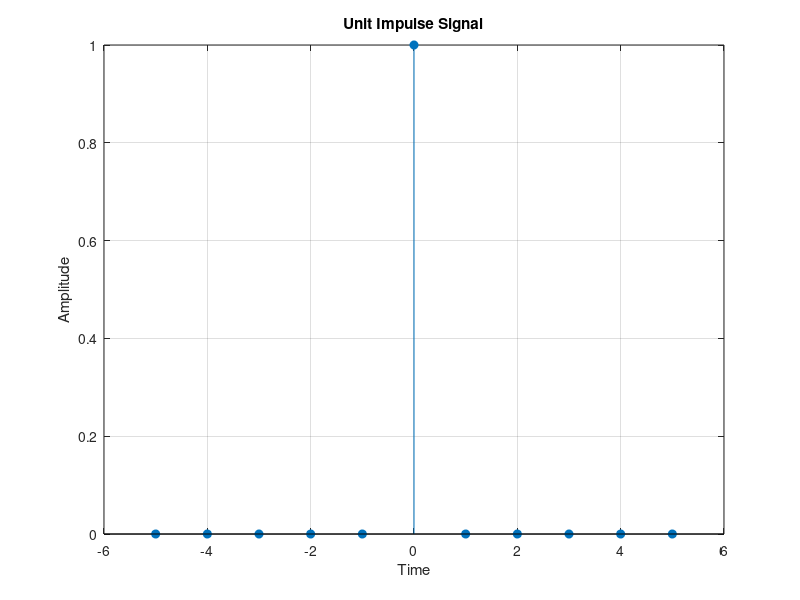
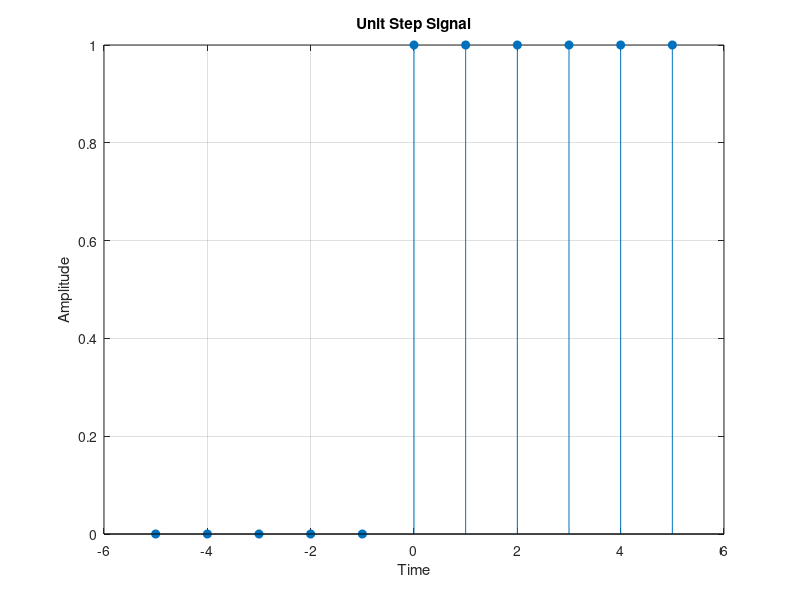
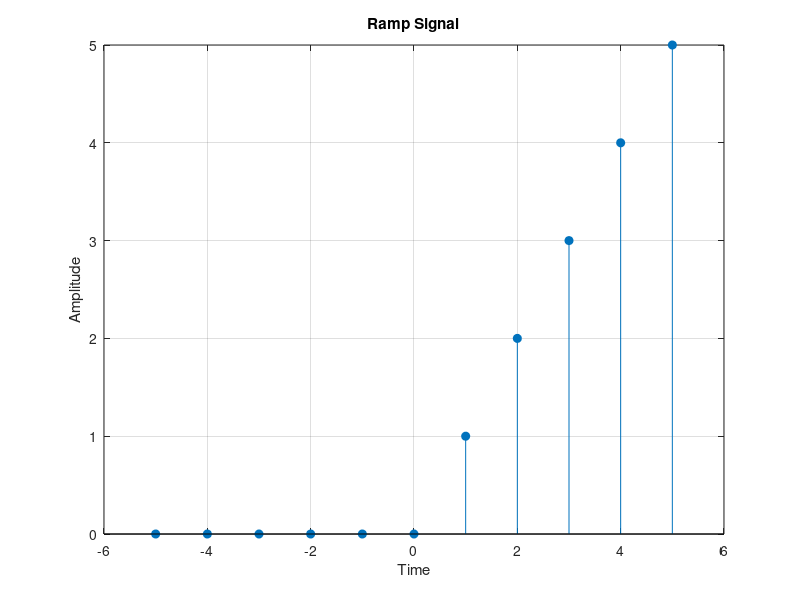
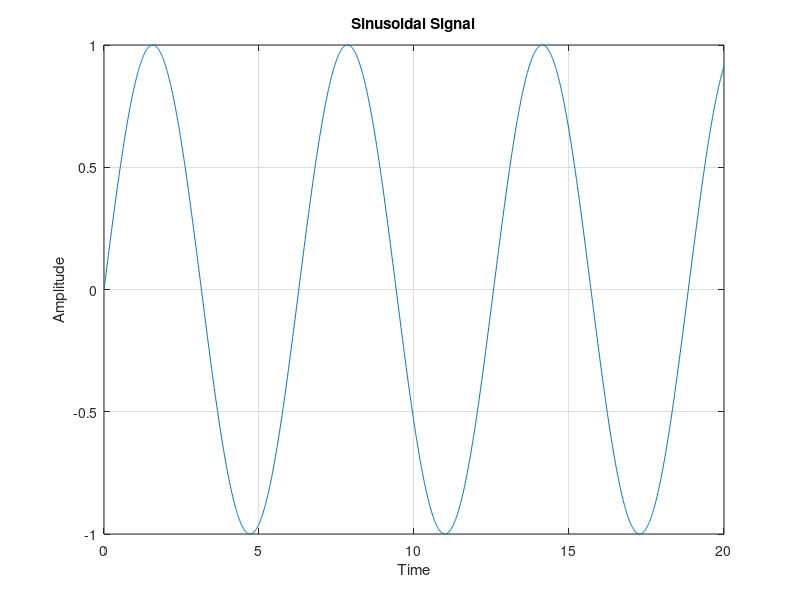

Write the MATLAB code that produced these figures, in order.
% * Unit Impulse Signal
t = -5:5;
unit_impulse = (t == 0);

figure;
stem(t, unit_impulse, 'filled');
grid on;

title('Unit Impulse Signal');
xlabel('Time');
ylabel('Amplitude');






% * Unit Step Signal
t = -5:5;
unit_step = (t >= 0);

figure;
stem(t, unit_step, 'filled');
grid on;

title('Unit Step Signal');
xlabel('Time');
ylabel('Amplitude');




% * Ramp Signal
t = -5:5;
ramp = (t >= 0).*t;

figure;
stem(t, ramp, 'filled');
grid on;

title('Ramp Signal');
xlabel('Time');
ylabel('Amplitude');




% * Sinusoidal Signal
t = 0:0.01:20;
sine_signal = sin(t);

figure;
plot(t,sine_signal)
grid on;

title('Sinusoidal Signal');
xlabel('Time');
ylabel('Amplitude');



% * Cosine Signal
t = 0:0.01:20;
cos_signal = cos(t);

figure;
plot(t,cos_signal)
grid on;

title('Cosine Signal');
xlabel('Time');
ylabel('Amplitude');





% x(t)=u(t)-2r(t)+7cos(t)

t = -20:0.01:20;

% Individual signals
part1 = (t >= 0);
part2 = 2 * (t >= 0) .* t;
part3 = 7 * cos(t);

% Composite signal
composite_signal = part1 + part2 + part3;

% Part1: Unit Step Signal
figure;
plot(t, part1, 'LineWidth', 2);
grid on;
title('Part1: Unit Step Signal');
xlabel('Time');
ylabel('Amplitude');

% Part2: Ramp Signal
figure;
plot(t, part2, 'LineWidth', 2);
grid on;
title('Part2: Ramp Signal');
xlabel('Time');
ylabel('Amplitude');

% Part3: Cosine Signal
figure;
plot(t, part3, 'LineWidth', 2);
grid on;
title('Part3: Cosine Signal');
xlabel('Time');
ylabel('Amplitude');

% Composite Signal
figure;
plot(t, composite_signal, 'LineWidth', 2);
grid on;
title('Composite Signal');
xlabel('Time');
ylabel('Amplitude');






% Amplitude Scaling
t = -20:0.01:20;
part1 = (t >= 0);
part2 = 2 * (t >= 0) .* t;
part3 = 7 * cos(t);

composite_signal = part1 + part2 + part3;

% Amplitude Scaling
scaled_signal = 2 * composite_signal;

figure;
plot(t, composite_signal, 'LineWidth', 2);
hold on;
plot(t, scaled_signal, 'LineWidth', 2);
grid on;
title('Amplitude Scaled Signal');
xlabel('Time');
ylabel('Amplitude');





% Time Shifting
t = -20:0.01:20;
part1 = (t >= 0);
part2 = 2 * (t >= 0) .* t;
part3 = 7 * cos(t);
composite_signal = part1 + part2 + part3;

figure;
plot(t, composite_signal, 'LineWidth', 2);
hold on;
plot(t + 2, composite_signal, 'LineWidth', 2);
grid on;
title('Time Shifted Signal');
xlabel('Time');
ylabel('Amplitude');




% Time Reversal (Folding)
t = -20:0.01:20;
part1 = (-t >= 0);
part2 = 2 * (-t >= 0) .* -t;
part3 = 7 * cos(-t);
composite_signal = part1 + part2 + part3;


figure;
plot(t, composite_signal, 'LineWidth', 2);
grid on;
title('Time Reversed Signal');
xlabel('Time');
ylabel('Amplitude');




% Addition with another basic signal
t = -20:0.01:20;
part1 = (t >= 0);
part2 = 2 * (t >= 0) .* t;
part3 = 7 * cos(t);
composite_signal = part1 + part2 + part3;
addition = composite_signal + ((t >= 0) .* t);

figure;
plot(t, composite_signal, 'LineWidth', 2);
hold on;
plot(t, addition, 'LineWidth', 2);
grid on;
title('Addition with Ramp Signal');
xlabel('Time');
ylabel('Amplitude');
